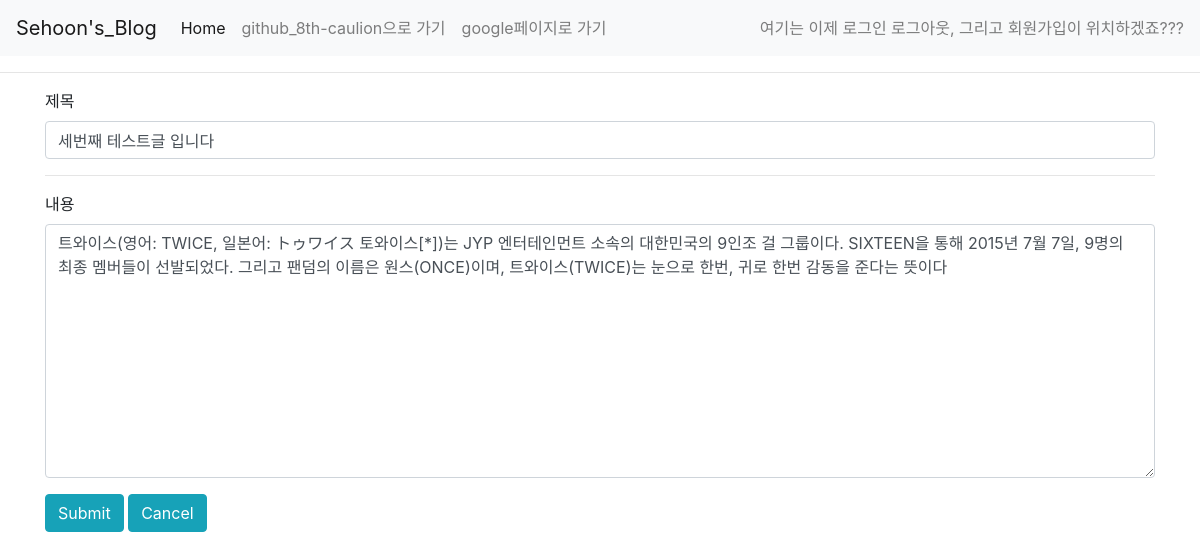
The app's page /blog/edit/3, older data.
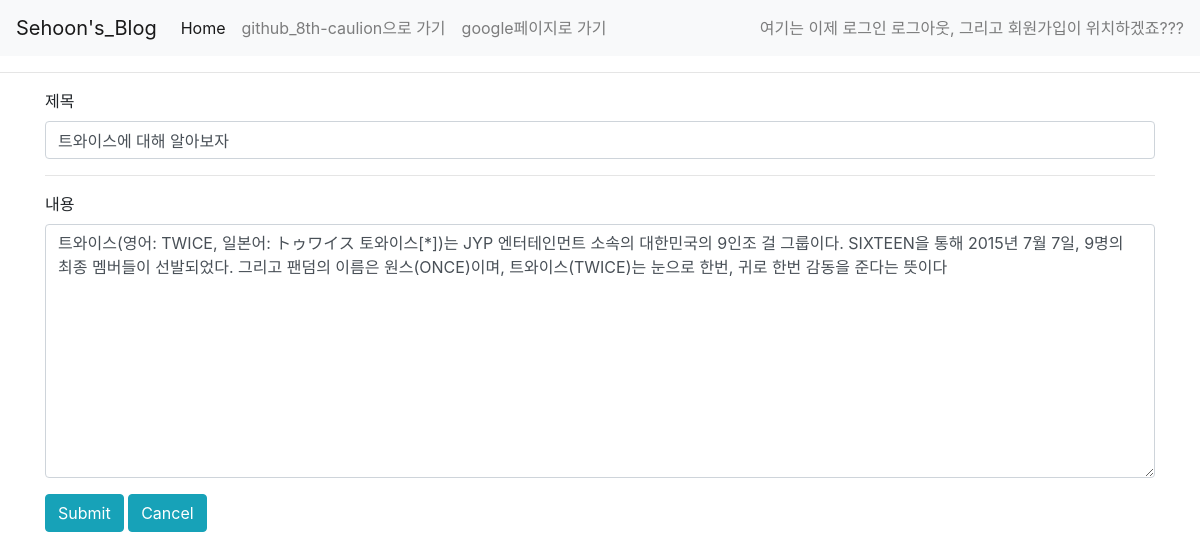
The same page, newer data.
### blogpost/models.py (models this page shows, shortened)
class Blog(models.Model):
    title = models.CharField(max_length = 200)
    pub_date = models.DateTimeField('date published')
    body = models.TextField()

### blogpost/views.py (the view)
# urls.py: path('blog/edit/<int:blog_id>', blogpost.views.edit, name = "edit"),
def edit(request, blog_id):
    blog = get_object_or_404(Blog, pk = blog_id)
    return render(request, 'edit.html', {'blog' : blog})

### blogpost/templates/edit.html (shortened to what this page needs)
{% extends "base.html" %}
{% block content %}
<form action = "{% url 'update' blog.id %}">
        <div class="form-group">
            <label for="exampleFormControlInput1">제목 </label>
            <input type="text" class="form-control" id="exampleFormControlInput1" name = "title" value = "{{blog.title}}">
        </div>
        <hr>
        <div class="form-group">
            <label for="exampleFormControlTextarea1">내용</label>
            <textarea class="form-control" id="exampleFormControlTextarea1" rows="10" name = "body">{{blog.body}}</textarea>
        </div>
        <input class="btn btn-info" type="submit" value="Submit">
        <a href="{% url 'home' %}" class="btn btn-info">Cancel</a>
    </form>
{% endblock %}

Row changes from the older to the newer data that the page shows:
changed Blog: title "세번째 테스트글 입니다" → "트와이스에 대해 알아보자"
